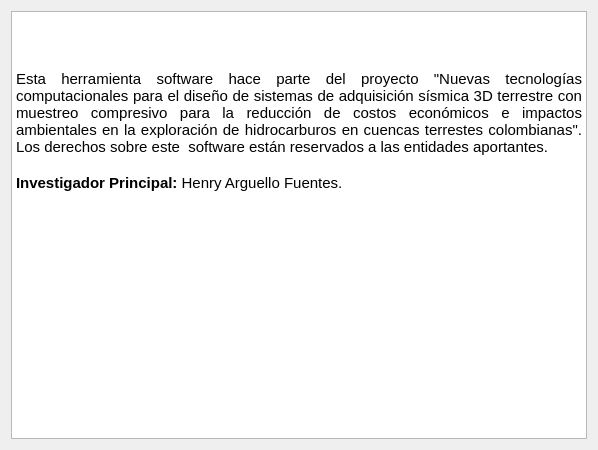
<?xml version="1.0" encoding="UTF-8"?>
<ui version="4.0">
 <class>Form</class>
 <widget class="QWidget" name="Form">
  <property name="geometry">
   <rect>
    <x>0</x>
    <y>0</y>
    <width>598</width>
    <height>450</height>
   </rect>
  </property>
  <property name="windowTitle">
   <string>Form</string>
  </property>
  <layout class="QVBoxLayout" name="verticalLayout">
   <item>
    <widget class="QTextBrowser" name="textBrowser">
     <property name="html">
      <string>&lt;!DOCTYPE HTML PUBLIC &quot;-//W3C//DTD HTML 4.0//EN&quot; &quot;http://www.w3.org/TR/REC-html40/strict.dtd&quot;&gt;
&lt;html&gt;&lt;head&gt;&lt;meta name=&quot;qrichtext&quot; content=&quot;1&quot; /&gt;&lt;style type=&quot;text/css&quot;&gt;
p, li { white-space: pre-wrap; }
&lt;/style&gt;&lt;/head&gt;&lt;body style=&quot; font-family:'Roboto'; font-size:11pt; font-weight:400; font-style:normal;&quot;&gt;
&lt;p style=&quot;-qt-paragraph-type:empty; margin-top:0px; margin-bottom:0px; margin-left:0px; margin-right:0px; -qt-block-indent:0; text-indent:0px; font-family:'Cantarell';&quot;&gt;&lt;br /&gt;&lt;/p&gt;
&lt;p align=&quot;justify&quot; style=&quot; margin-top:0px; margin-bottom:0px; margin-left:0px; margin-right:0px; -qt-block-indent:0; text-indent:0px;&quot;&gt;&lt;img src=&quot;:/entities/logos.png&quot; /&gt;&lt;/p&gt;
&lt;p align=&quot;justify&quot; style=&quot;-qt-paragraph-type:empty; margin-top:0px; margin-bottom:0px; margin-left:0px; margin-right:0px; -qt-block-indent:0; text-indent:0px; font-family:'Cantarell';&quot;&gt;&lt;br /&gt;&lt;/p&gt;
&lt;p align=&quot;justify&quot; style=&quot; margin-top:0px; margin-bottom:0px; margin-left:0px; margin-right:0px; -qt-block-indent:0; text-indent:0px;&quot;&gt;&lt;span style=&quot; font-family:'Cantarell';&quot;&gt;Esta herramienta software hace parte del proyecto &amp;quot;Nuevas tecnologías computacionales para el diseño de sistemas de adquisición sísmica 3D terrestre con muestreo compresivo para la reducción de costos económicos e impactos ambientales en la exploración de hidrocarburos en cuencas terrestes colombianas&amp;quot;. Los derechos sobre este  software están reservados a las entidades aportantes.&lt;/span&gt;&lt;/p&gt;
&lt;p align=&quot;justify&quot; style=&quot;-qt-paragraph-type:empty; margin-top:0px; margin-bottom:0px; margin-left:0px; margin-right:0px; -qt-block-indent:0; text-indent:0px; font-family:'Cantarell';&quot;&gt;&lt;br /&gt;&lt;/p&gt;
&lt;p align=&quot;justify&quot; style=&quot; margin-top:0px; margin-bottom:0px; margin-left:0px; margin-right:0px; -qt-block-indent:0; text-indent:0px;&quot;&gt;&lt;span style=&quot; font-family:'Cantarell'; font-weight:600;&quot;&gt;Investigador Principal:&lt;/span&gt;&lt;span style=&quot; font-family:'Cantarell';&quot;&gt; Henry Arguello Fuentes.&lt;/span&gt;&lt;/p&gt;
&lt;p align=&quot;justify&quot; style=&quot;-qt-paragraph-type:empty; margin-top:0px; margin-bottom:0px; margin-left:0px; margin-right:0px; -qt-block-indent:0; text-indent:0px; font-family:'Arial'; font-size:14pt; color:#434343;&quot;&gt;&lt;br /&gt;&lt;/p&gt;
&lt;p align=&quot;justify&quot; style=&quot;-qt-paragraph-type:empty; margin-top:0px; margin-bottom:0px; margin-left:0px; margin-right:0px; -qt-block-indent:0; text-indent:0px; font-family:'Arial'; font-size:14pt; color:#434343;&quot;&gt;&lt;br /&gt;&lt;/p&gt;&lt;/body&gt;&lt;/html&gt;</string>
     </property>
    </widget>
   </item>
  </layout>
 </widget>
 <resources>
  <include location="resources/about_widget_resources.qrc"/>
 </resources>
 <connections/>
</ui>
